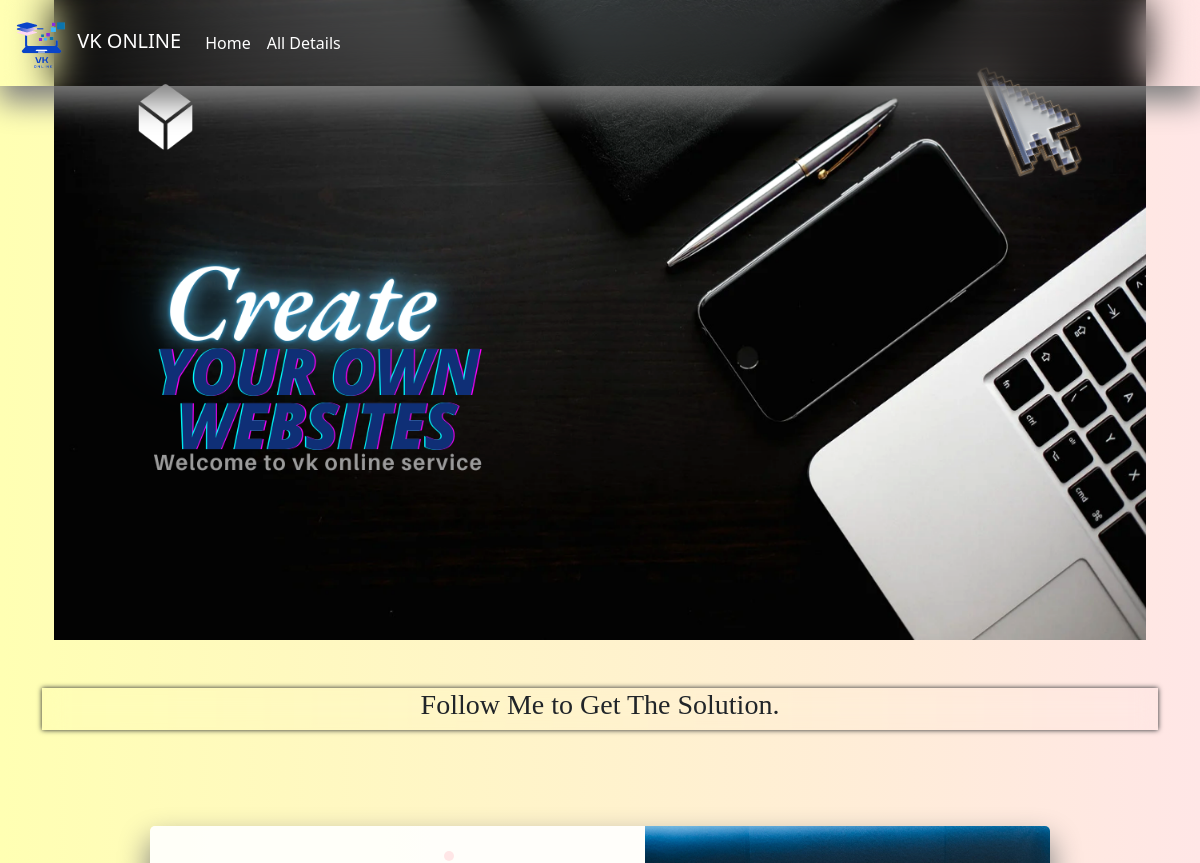
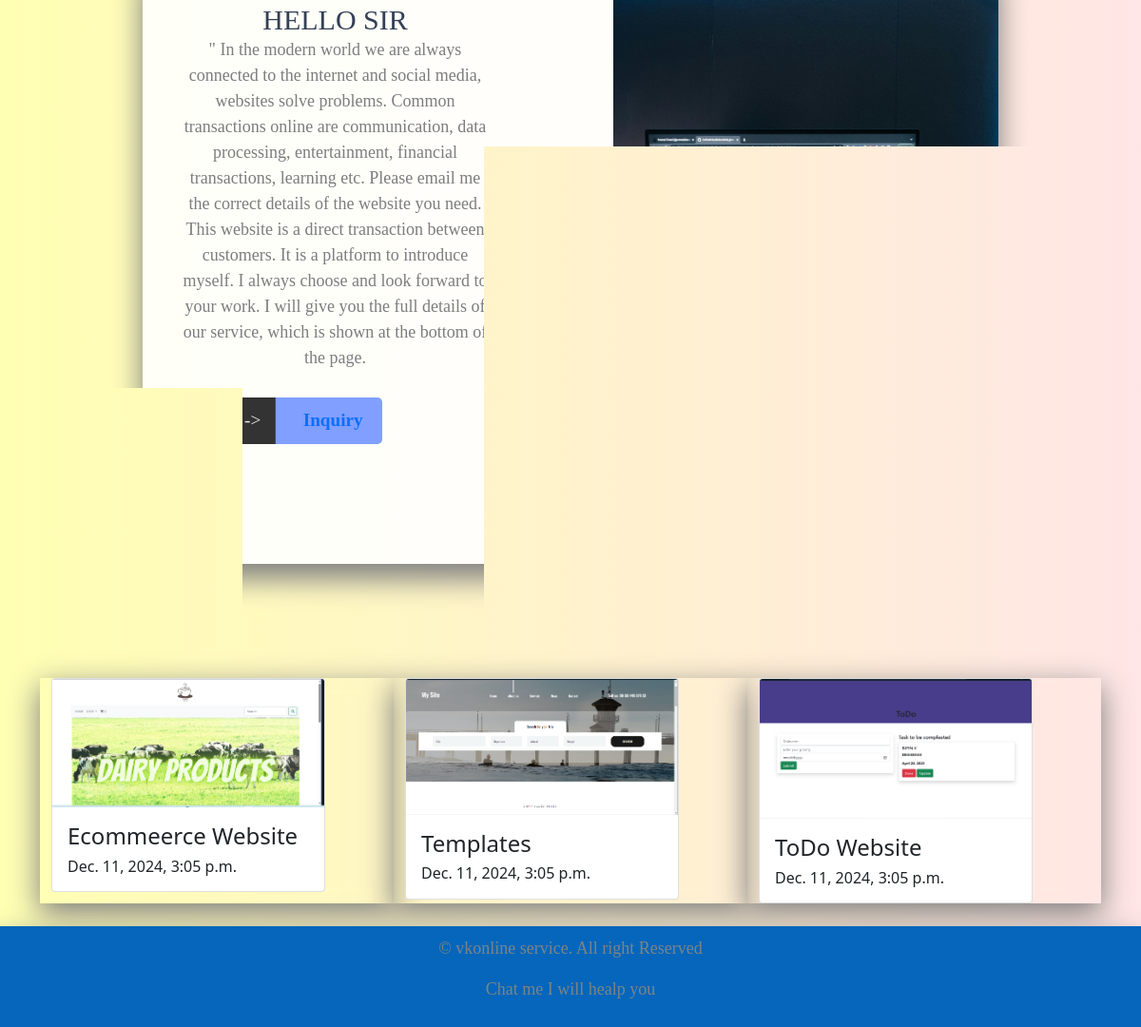
The page / on the database its author committed (2 pictures, top to bottom).
### vkapp/models.py (models this page shows, shortened)
class myweb(models.Model):
    title_of_site=models.CharField(max_length=250,unique=True)
    imge = models.ImageField(upload_to='images', blank=True)
    details=models.TextField(blank=True)
    description = models.TextField(blank=True)
    mode = models.CharField(max_length=250)
    date = models.DateTimeField(null=True)

### vkapp/views.py (the view)
# urls.py: path('',views.myworks,name='myworks'),
def myworks(request):
    myworks=myweb.objects.all()
    context={
        'myworks':myworks
    }
    return render(request,'index.html',context)

### templates/index.html (shortened to what this page needs)
{% extends 'base.html' %}
{% load static %}
{% block content %}
<div class="container">
    <div class="row">
            <img src="{% static 'img/BUILD YOUR OWN WEBSITES (3).png' %}"height="640px"width="800px">
    </div>
<div class="row justify-content-center">
    <div class="head mt-5 ">
      <h3>Follow Me to Get The Solution.</h3>
    </div>
</div>
<link rel="stylesheet" href="https://cdnjs.cloudflare.com/ajax/libs/font-awesome/4.7.0/css/font-awesome.min.css">
<div id="container">
	<div class="product-details">
	<h1>HELLO SIR</h1>
<p class="information lead">" In the modern world we are always connected to the internet and social media, websites solve problems. Common transactions online are communication, data processing, entertainment, financial transactions, learning etc. Please email me the correct details of the website you need. This website is a direct transaction between customers. It is a platform to introduce myself. I always choose and look forward to your work. I will give you the full details of our service, which is shown at the bottom of the page.</p>
<div class="control">
	<button class="btn">
	 <span class="price">-></span>
        <a href="{% url 'vkapp:add' %}"><span class="buy">Inquiry</span></a>
 </button>
</div>
</div>
<div class="product-image">
	<img src="{% static 'img/computer.jpg' %}" alt="">
</div>
</div>
</div>
    <div class="container">
    <div class="row">
        {% for i in myworks %}
    <div class="col-md-4 mt-4 mycard">
        <div class="card" style="width: 18rem;">
            <a class="my-link" href="{% url 'vkapp:spef_det' i.id %}">
            <img src="{{i.imge.url}}" class="card-img-top" alt="...">
                </a>
                <div class="card-body">
                    <h4 class="card-title">{{i.title_of_site}}</h4>
                    <h6 class="card-text">{{i.date}}</h6>
            </div>
        </div>
    </div>
     {% endfor %}
    </div>
    </div>
{% endblock %}

### static/css/custom.css (style rules this page uses)
a:link { text-decoration: none; }
.head { text-align: center; font-family:Forte; box-shadow: 0 0 5px 0 ; background: inherit; backdrop-filter: blur(10px); }
.mycard { backdrop-filter: blur(10px); box-shadow: 0 10px 30px 1px grey; }
body { background: #DFC2F1; background-image: linear-gradient( to right, #ffffb3,#ffe6e6); background-attachment: fixed; background-size: cover; }
#container { box-shadow: 0 15px 30px 1px grey; background: rgba(255, 255, 255, 0.90); text-align: center; border-radius: 5px; overflow: hidden; margin: 6em auto; height: 630px; width: 900px; }
.product-details { position: relative; text-align: center; overflow: hidden; padding: 40px; height: 100%; float: left; width: 45%; }
#container .product-details h1 { font-family: 'Bebas Neue', cursive; display: inline-block; position: relative; font-size: 30px; color: #344055; margin: 0; }
#container .product-details h1:before { position: absolute; content: ''; right: 0%; top: 0%; transform: translate(25px, -15px); font-family: 'Bree Serif', serif; display: inline-block; background: #ffe6e6; border-radius: 5px; font-size: 14px; padding: 5px; color: white; margin: 0; animation: chan-sh 6s ease infinite; }
#container .product-details > p { font-family: 'EB Garamond', serif; text-align: center; font-size: 18px; color: #7d7d7d; }
.control { position: absolute; bottom: 20%; left: 22.8%; }
.btn { transform: translateY(0px); transition: 0.3s linear; background: #809fff; border-radius: 5px; position: relative; overflow: hidden; cursor: pointer; outline: none; border: none; color: #eee; padding: 0; margin: 0; }
.btn span { font-family: 'Farsan', cursive; transition: transform 0.3s; display: inline-block; padding: 10px 20px; font-size: 1.2em; margin:0; }
.btn .price, .shopping-cart { background: #333; border: 0; margin: 0; }
.btn .price { transform: translateX(-10%); padding-right: 15px; }
.btn .buy { z-index: 3; font-weight: bolder; }
.product-image { transition: all 0.3s ease-out; display: inline-block; position: relative; overflow: hidden; height: 100%; float: right; width: 45%; display: inline-block; }
#container img { width: 100%;height: 100%; }

### rows shown on the page
myweb: imge (picture), title_of_site "Ecommeerce Website", date "Dec. 11, 2024, 3:05 p.m."
myweb: imge (picture), title_of_site "Templates", date "Dec. 11, 2024, 3:05 p.m."
myweb: imge (picture), title_of_site "ToDo Website", date "Dec. 11, 2024, 3:05 p.m."
